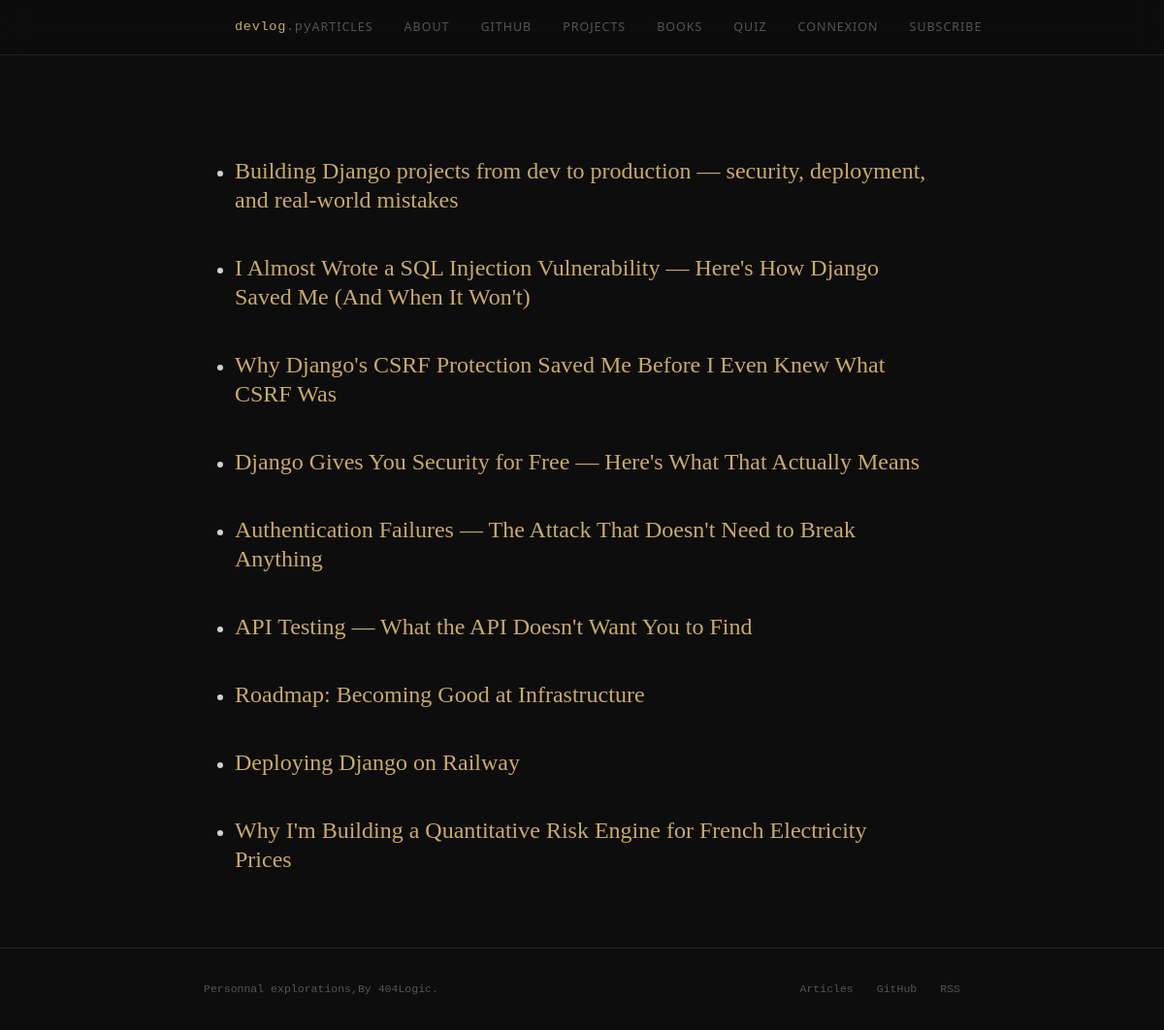
The app's page /, older data.
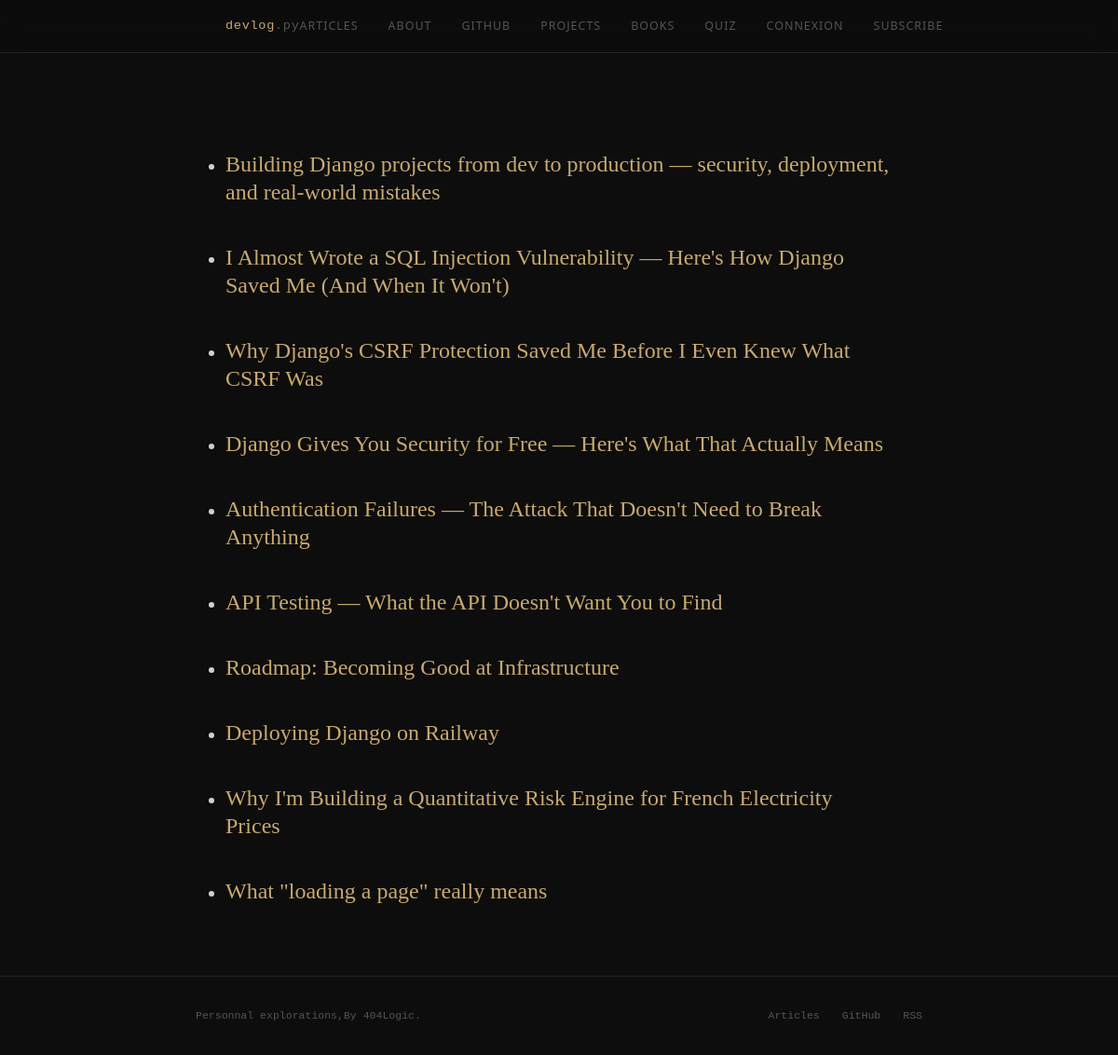
The same page, newer data.
### post/models.py (models this page shows, shortened)
class Post(models.Model):
    title_post = models.CharField(unique=True,null=False,max_length=100)
    date_post = models.DateTimeField(auto_now_add=True)
    category = models.ForeignKey(Category,on_delete=models.CASCADE,related_name='post')
    content_post = models.TextField()
    nb_like_post = models.IntegerField(default=0)
    nb_dislike_post = models.IntegerField(default=0)

### post/views.py (the view)
# urls.py: path('', views.allposts, name='allposts'),
def allposts(request):
    posts = Post.objects.all()
    for post in posts:
        post.content_rendered = render_markdown(post.content_post)
    return render(request, 'post/accueil.html', {'posts': posts})

### post/views.py (called while the page is built)
def render_markdown(content):
    return markdown.markdown(
        content,
        extensions=['fenced_code', 'codehilite','tables']
    )

### post/templates/post/accueil.html
    {% extends 'base.html' %}
    {% load static %}
    {% block content %}
    <ul>
    {% for post in posts %}
        <li><h2><a href="{% url 'post_detail' post.pk %}">{{ post.title_post }}</a></h2></li>
    {% endfor %}
    </ul>
    {% endblock %}

Row changes from the older to the newer data that the page shows:
added Post: title_post "What \"loading a page\" really means"
